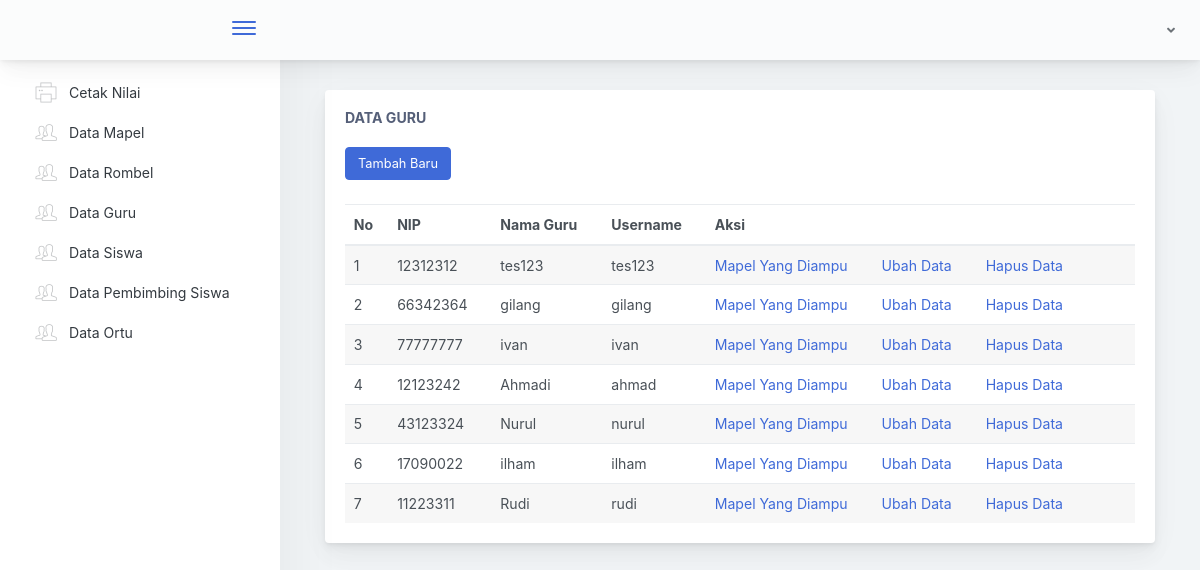
The app's page /Tu/guru with its own data.
### tables this page shows
CREATE TABLE `tb_guru` (
  `nip` int NOT NULL,
  `username` varchar(255) NOT NULL,
  `password` varchar(55) NOT NULL,
  `nama_guru` varchar(255) NOT NULL,
  `token` varchar(255) DEFAULT NULL
);

### application/controllers/Tu.php (called while the page is built, shortened)
<?php
class Tu extends CI_Controller {
  public function __construct()
  {
    $this->load->model('M_Nilai');
    $this->load->model('SaveModel');
    $this->load->model('TuModel');
    $this->load->library('form_validation');
  }
  public function guru()
    {
      $data['dtguru'] = $this->db->query("SELECT * FROM tb_guru")->result();
      $this->load->view('tu/guru', $data);
    }
}

### index.php (called while the page is built, shortened)
<?php
require_once BASEPATH.'core/CodeIgniter.php';

### application/views/tu/guru.php (the view, shortened to what this page needs)
<!doctype html>
<html lang="en">
<head>
</head>
<body>
        <div class="app-main">
                <div class="app-main__outer">
                    <div class="app-main__inner">
                        <div class="col-lg-12">
                                <div class="main-card mb-3 card">
                                    <div class="card-body"><h5 class="card-title">Data Guru</h5>
                                    <a href="<?= base_url('Tu/addguru') ?>" class="btn btn-primary mt-2 mb-4">Tambah Baru</a>
                                        <table class="mb-0 table table-striped">
                                            <thead>
                                            <tr>
                                                <th>No</th>
                                                <th>NIP</th>
                                                <th>Nama Guru</th>
                                                <th>Username </th>
                                                <th>Aksi</th>
                                            </tr>
                                            </thead>
                                            <tbody>
                                                <?php
                                                $no = 1;
                                                foreach ($dtguru as $key) {
                                                    ?>
                                            <tr>
                                                <td><?php echo $no++ ?></td>
                                                <td><?php echo $key->nip ?></td>
                                                <td><?php echo $key->nama_guru ?></td>
                                                <td><?php echo $key->username ?></td>
                                                <td>
                                                    <a href="<?php echo base_url('Tu/gurumapel')?>/<?php echo $key->nip?>" style="margin-right: 30px;">Mapel Yang Diampu</a>
                                                    <a href="<?php echo base_url('Tu/editguru')?>/<?php echo $key->nip?>" style="margin-right: 30px;">Ubah Data</a>
                                                    <a href="<?php echo base_url('Tu/hapusguru')?>/<?php echo $key->nip?>">Hapus Data</a>
                                                </td>
                                            </tr>
                                                <?php
                                            }
                                                ?>
                                            </tbody>
                                        </table>
                                    </div>
                                </div>
                            </div>
                        </div>
        </div>
    </div>
</body>
</html>

### records on screen
tb_guru: nip "12312312", nama_guru "tes123", username "tes123"
tb_guru: nip "66342364", nama_guru "gilang", username "gilang"
tb_guru: nip "77777777", nama_guru "ivan", username "ivan"
tb_guru: nip "12123242", nama_guru "Ahmadi", username "ahmad"
tb_guru: nip "43123324", nama_guru "Nurul", username "nurul"
tb_guru: nip "17090022", nama_guru "ilham", username "ilham"
tb_guru: nip "11223311", nama_guru "Rudi", username "rudi"
